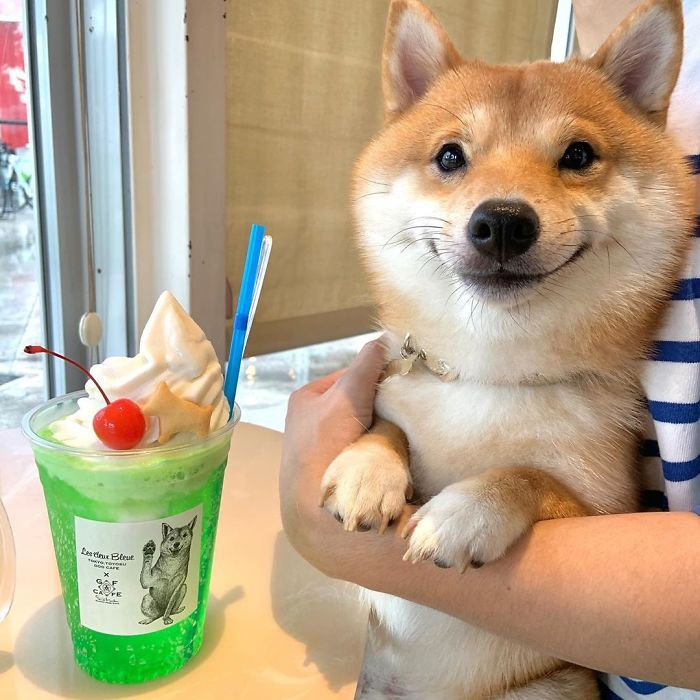
#> input picture Smilling-Shiba-Pics.jpeg, 700 x 700 px
$ python sharpening-filter-algorithm.py
#> lines starting #> are read from the running program, lines starting #| are printed output that depends on the picture
import cv2
import numpy as np


def sharpening(image):
    [row, column] = image.shape

    new_image1 = np.zeros((row, column, 1), dtype=np.uint8)
    new_image2 = np.zeros((row, column, 1), dtype=np.uint8)
    new_image3 = np.zeros((row, column, 1), dtype=np.uint8)
    new_image4 = np.zeros((row, column, 1), dtype=np.uint8)

    # Line Edge Detection
    horizontal_filter = [[0, 1, 0],
                         [0, 1, 0],
                         [0, -1, 0]]

    vertical_filter = [[0, 0, 0],
                       [1, 1, -1],
                       [0, 0, 0]]

    diagonal1_filter = [[1, 0, 0],
                        [0, 1, 0],
                        [0, 0, -1]]

    diagonal2_filter = [[0, 0, 1],
                        [0, 1, 0],
                        [-1, 0, 0]]

    padding = 1
    padded_image = cv2.copyMakeBorder(image, padding, padding, padding, padding, cv2.BORDER_REFLECT)

    for i in range(padding, row + padding):
        for j in range(padding, column + padding):
            # Convolution
            window = padded_image[i - padding:i + padding + 1, j - padding:j + padding + 1]

            # Horizontal Filter
            horizontal_result = (window * horizontal_filter).sum()
            new_image1[i - padding, j - padding] = abs(horizontal_result)

            # Vertical Filter
            vertical_result = (window * vertical_filter).sum()
            new_image2[i - padding, j - padding] = abs(vertical_result)

            # Diagonal Filter 1
            diagonal1_result = (window * diagonal1_filter).sum()
            new_image3[i - padding, j - padding] = abs(diagonal1_result)

            # Diagonal Filter 2
            diagonal2_result = (window * diagonal2_filter).sum()
            new_image4[i - padding, j - padding] = abs(diagonal2_result)

    # combining four different line edge detection filters (horizontal, vertical, and two diagonal filters)
    # using bitwise OR operations.
    sharpened_image = cv2.bitwise_or(new_image1, new_image2)
    sharpened_image = cv2.bitwise_or(sharpened_image, new_image3)
    sharpened_image = cv2.bitwise_or(sharpened_image, new_image4)

    return sharpened_image


img = cv2.imread('Smilling-Shiba-Pics.jpeg', cv2.IMREAD_GRAYSCALE)
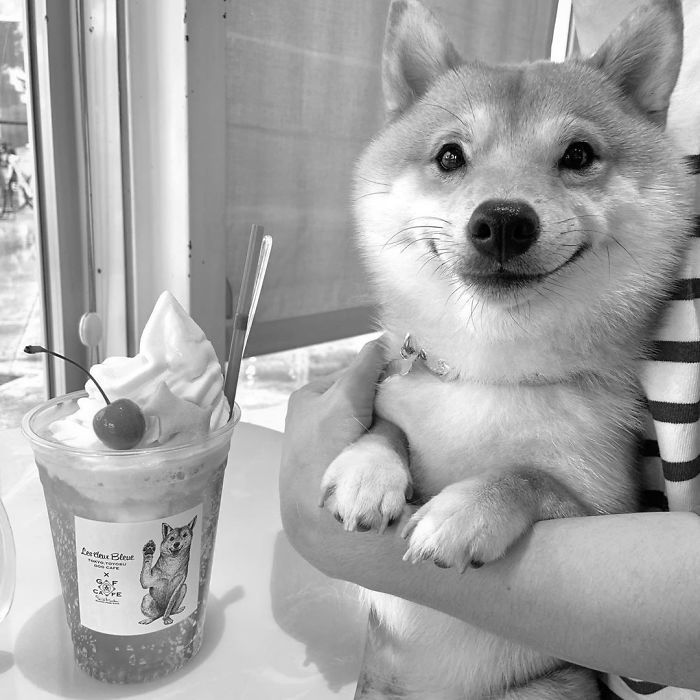
#> img: shape (700, 700); min 0, max 255, mean 164.6
filtered_image = sharpening(img)
#> in sharpening, `padded_image = cv2.copyMakeBorder(image, padding, padding, padding, pa..`:
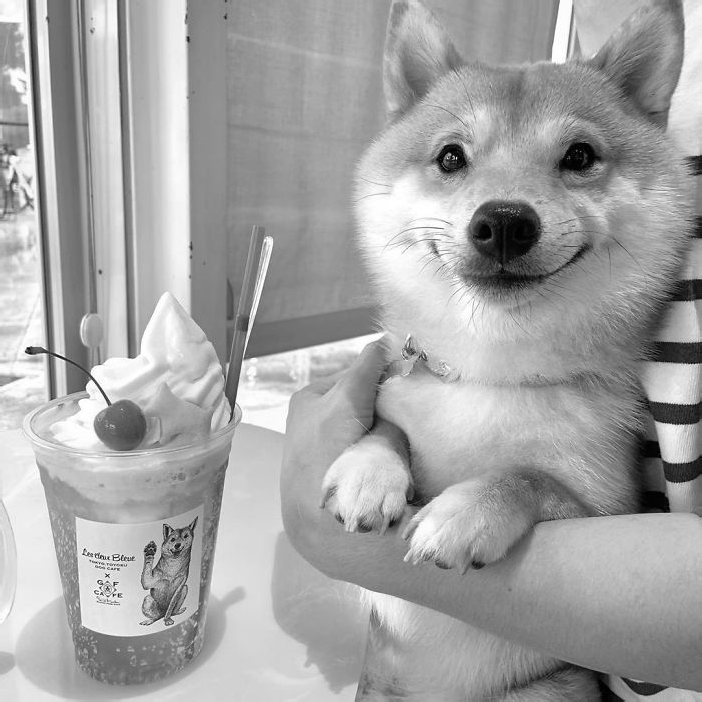
#> padded_image: shape (702, 702); min 0, max 255, mean 164.6
#> after the loop in sharpening, `for i in range(padding, row + padding):`:
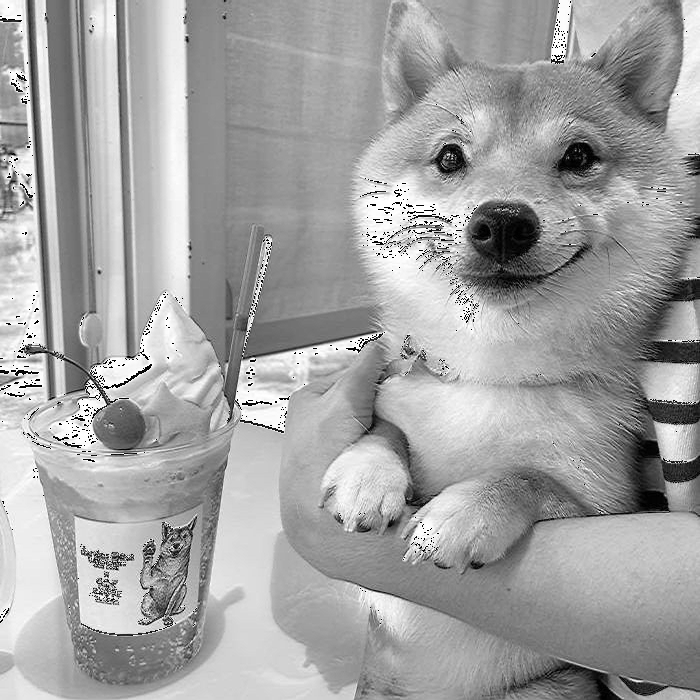
#> new_image1: shape (700, 700, 1); min 0, max 255, mean 162.5
#> after the loop in sharpening, `for i in range(padding, row + padding):`:
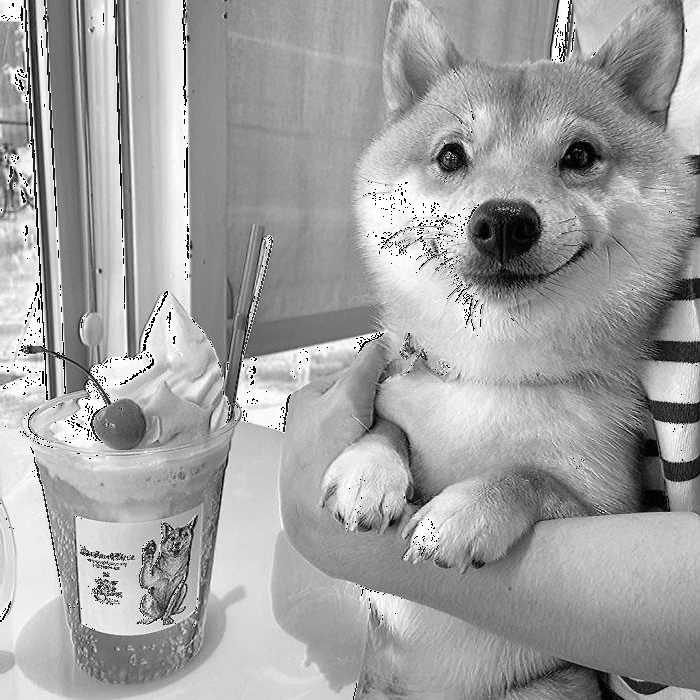
#> new_image2: shape (700, 700, 1); min 0, max 255, mean 161.6
#> after the loop in sharpening, `for i in range(padding, row + padding):`:
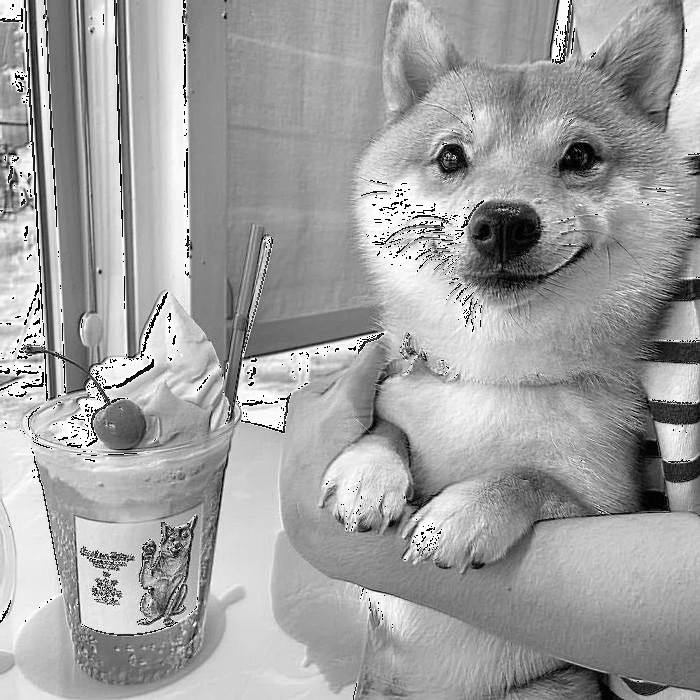
#> new_image3: shape (700, 700, 1); min 0, max 255, mean 160.8
#> after the loop in sharpening, `for i in range(padding, row + padding):`:
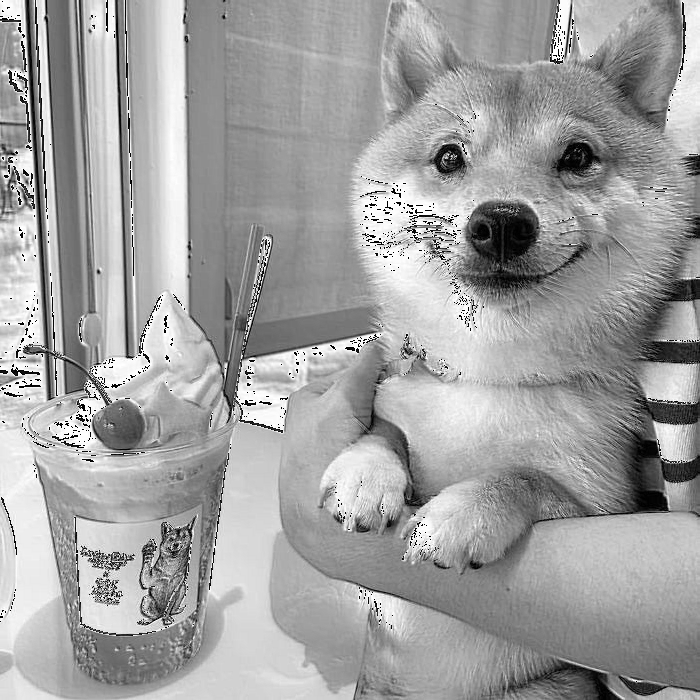
#> new_image4: shape (700, 700, 1); min 0, max 255, mean 160.9
#> in sharpening, `sharpened_image = cv2.bitwise_or(sharpened_image, new_image4)`:
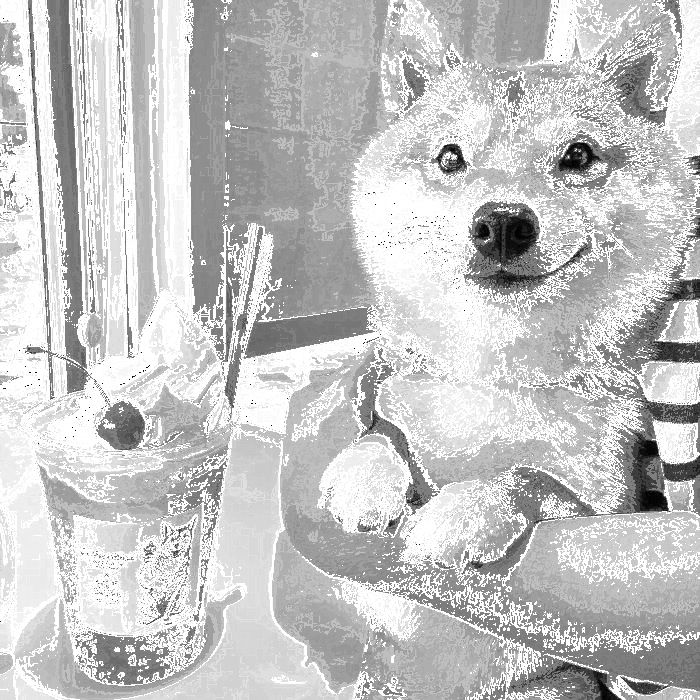
#> sharpened_image: shape (700, 700); min 0, max 255, mean 196.6

cv2.imshow('Original Image', img)
cv2.imshow('Filtered Image', filtered_image)

cv2.waitKey(0)
cv2.destroyAllWindows()
